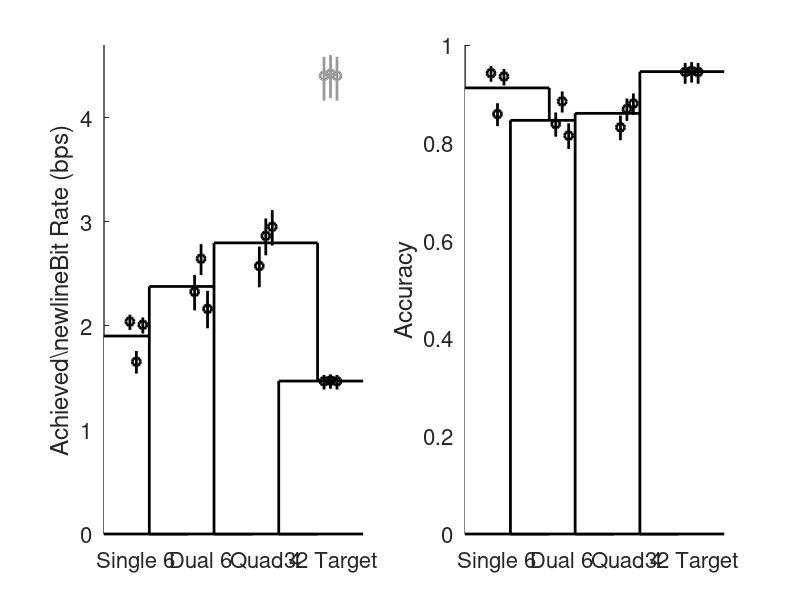

Write the MATLAB code that produced this figure. (Note: this script raises an error after producing the figure.)
acc = cell(4,1);
bitRate = cell(4,1);

%1: single, 2: dual, 3: quad, 4: 32 target

%%
%accuracy
acc{1} = [[0.9424    0.9249    0.9568];
    [0.8588    0.8341    0.8810];
    [0.9356    0.9174    0.9509]];
acc{2} = [[0.8384    0.8125    0.8621];
    [0.8847    0.8619    0.9050];
    [0.8147    0.7875    0.8398]];
acc{3} = [[0.8316    0.8053    0.8557];
    [0.8689    0.8449    0.8905];
    [0.8802    0.8570    0.9009]];
acc{4} = [[0.9449    0.9208    0.9634];
    [0.9469    0.9232    0.9650];
    [0.9449    0.9208    0.9634]];

%%
%bit rate
bitRate{1} = [[2.0420    1.9614    2.1085];
    [1.6560    1.5420    1.7589];
    [2.0107    1.9265    2.0811]];
bitRate{2} = [[2.3274    2.1490    2.4901];
    [2.6460    2.4885    2.7856];
    [2.1642    1.9772    2.3367]];
bitRate{3} = [[2.5758    2.3714    2.7628];
    [2.8654    2.6787    3.0327];
    [2.9532    2.7727    3.1136]];
bitRate{4} = [[1.4679    1.3885    1.5289];
    [1.4746    1.3964    1.5344];
    [1.4679    1.3885    1.5289]];

projected_br = bitRate{4}*3;

%%
metrics = {bitRate, acc};
mNames = {'Achieved\newlineBit Rate (bps)','Accuracy'};
taskNames = {'Single 6','Dual 6','Quad 4','32 Target'};
yLimits = {[0.0,4.7],[0.0 1.0]};

figure('Position',[680   839   599   259]);
for m=1:length(metrics)
    subplot(1,2,m);
    hold on;
    
    metric = metrics{m};
    for taskIdx=1:length(metric)
        bar(taskIdx, mean(metric{taskIdx}(:,1)),'FaceColor','w','LineWidth',2);
        for entry=1:size(metric{taskIdx},1)
            offset = (entry-2)*0.1;
            plot(taskIdx+offset, metric{taskIdx}(entry,1), 'ko','LineWidth',2);
            plot([taskIdx, taskIdx]+offset, [metric{taskIdx}(entry,2), metric{taskIdx}(entry,3)],'k','LineWidth',2);
        end
    end
    
    %plot projected bit rate
    if m==1
        taskIdx = 4;
        for entry=1:size(projected_br,1)
            offset = (entry-2)*0.1;
            plot(taskIdx+offset, projected_br(entry,1), 'o','LineWidth',2,'Color',[0.6 0.6 0.6]);
            plot([taskIdx, taskIdx]+offset, [projected_br(entry,2), projected_br(entry,3)],'LineWidth',2,'Color',[0.6 0.6 0.6]);
        end        
    end
    
    set(gca,'XTick',1:4,'XTickLabel',taskNames,'XTickLabelRotation',45);
    ylabel(mNames{m});
    set(gca,'FontSize',16,'LineWidth',1);
    xlim([0.5 4.5]);
    ylim(yLimits{m});
end

paths = getFRWPaths();
outDir = [paths.dataPath filesep 'Derived' filesep 'discreteDecoding'];
mkdir(outDir);
    
saveas(gcf,[outDir filesep 'statSummary.fig'],'fig');
saveas(gcf,[outDir filesep 'statSummary.svg'],'svg');
saveas(gcf,[outDir filesep 'statSummary.png'],'png');